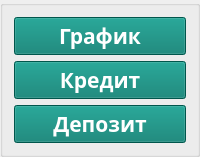
     <widget class="QGroupBox" name="groupBox2">
      <property name="title">
       <string/>
      </property>
      <layout class="QVBoxLayout" name="verticalLayout_3" stretch="0,0,0">
       <property name="spacing">
        <number>-1</number>
       </property>
       <item>
        <widget class="QPushButton" name="Graph">
         <property name="palette">
          <palette>
           <active>
            <colorrole role="WindowText">
             <brush brushstyle="SolidPattern">
              <color alpha="255">
               <red>255</red>
               <green>255</green>
               <blue>255</blue>
              </color>
             </brush>
            </colorrole>
            <colorrole role="Button">
             <brush brushstyle="SolidPattern">
              <color alpha="255">
               <red>0</red>
               <green>121</green>
               <blue>107</blue>
              </color>
             </brush>
            </colorrole>
            <colorrole role="Light">
             <brush brushstyle="SolidPattern">
              <color alpha="255">
               <red>222</red>
               <green>11</green>
               <blue>0</blue>
              </color>
             </brush>
            </colorrole>
            <colorrole role="Text">
             <brush brushstyle="SolidPattern">
              <color alpha="255">
               <red>255</red>
               <green>255</green>
               <blue>255</blue>
              </color>
             </brush>
            </colorrole>
            <colorrole role="ButtonText">
             <brush brushstyle="SolidPattern">
              <color alpha="255">
               <red>255</red>
               <green>255</green>
               <blue>255</blue>
              </color>
             </brush>
            </colorrole>
            <colorrole role="Base">
             <brush brushstyle="SolidPattern">
              <color alpha="255">
               <red>0</red>
               <green>121</green>
               <blue>107</blue>
              </color>
             </brush>
            </colorrole>
            <colorrole role="Window">
             <brush brushstyle="SolidPattern">
              <color alpha="255">
               <red>0</red>
               <green>121</green>
               <blue>107</blue>
              </color>
             </brush>
            </colorrole>
            <colorrole role="Link">
             <brush brushstyle="SolidPattern">
              <color alpha="255">
               <red>53</red>
               <green>239</green>
               <blue>53</blue>
              </color>
             </brush>
            </colorrole>
            <colorrole role="LinkVisited">
             <brush brushstyle="SolidPattern">
              <color alpha="255">
               <red>100</red>
               <green>248</green>
               <blue>0</blue>
              </color>
             </brush>
            </colorrole>
            <colorrole role="PlaceholderText">
             <brush brushstyle="SolidPattern">
              <color alpha="255">
               <red>255</red>
               <green>255</green>
               <blue>255</blue>
              </color>
             </brush>
            </colorrole>
           </active>
           <inactive>
            <colorrole role="WindowText">
             <brush brushstyle="SolidPattern">
              <color alpha="255">
               <red>255</red>
               <green>255</green>
               <blue>255</blue>
              </color>
             </brush>
            </colorrole>
            <colorrole role="Button">
             <brush brushstyle="SolidPattern">
              <color alpha="255">
               <red>0</red>
               <green>121</green>
               <blue>107</blue>
              </color>
             </brush>
            </colorrole>
            <colorrole role="Light">
             <brush brushstyle="SolidPattern">
              <color alpha="255">
               <red>55</red>
               <green>55</green>
               <blue>55</blue>
              </color>
             </brush>
            </colorrole>
            <colorrole role="Text">
             <brush brushstyle="SolidPattern">
              <color alpha="255">
               <red>255</red>
               <green>255</green>
               <blue>255</blue>
              </color>
             </brush>
            </colorrole>
            <colorrole role="ButtonText">
             <brush brushstyle="SolidPattern">
              <color alpha="255">
               <red>255</red>
               <green>255</green>
               <blue>255</blue>
              </color>
             </brush>
            </colorrole>
            <colorrole role="Base">
             <brush brushstyle="SolidPattern">
              <color alpha="255">
               <red>0</red>
               <green>121</green>
               <blue>107</blue>
              </color>
             </brush>
            </colorrole>
            <colorrole role="Window">
             <brush brushstyle="SolidPattern">
              <color alpha="255">
               <red>0</red>
               <green>121</green>
               <blue>107</blue>
              </color>
             </brush>
            </colorrole>
            <colorrole role="Link">
             <brush brushstyle="SolidPattern">
              <color alpha="255">
               <red>0</red>
               <green>122</green>
               <blue>244</blue>
              </color>
             </brush>
            </colorrole>
            <colorrole role="LinkVisited">
             <brush brushstyle="SolidPattern">
              <color alpha="255">
               <red>165</red>
               <green>122</green>
               <blue>255</blue>
              </color>
             </brush>
            </colorrole>
            <colorrole role="PlaceholderText">
             <brush brushstyle="SolidPattern">
              <color alpha="255">
               <red>255</red>
               <green>255</green>
               <blue>255</blue>
              </color>
             </brush>
            </colorrole>
           </inactive>
           <disabled>
            <colorrole role="WindowText">
             <brush brushstyle="SolidPattern">
              <color alpha="255">
               <red>255</red>
               <green>255</green>
               <blue>255</blue>
              </color>
             </brush>
            </colorrole>
            <colorrole role="Button">
             <brush brushstyle="SolidPattern">
              <color alpha="255">
               <red>0</red>
               <green>121</green>
               <blue>107</blue>
              </color>
             </brush>
            </colorrole>
            <colorrole role="Light">
             <brush brushstyle="SolidPattern">
              <color alpha="255">
               <red>222</red>
               <green>11</green>
               <blue>0</blue>
              </color>
             </brush>
            </colorrole>
            <colorrole role="Text">
             <brush brushstyle="SolidPattern">
              <color alpha="255">
               <red>255</red>
               <green>255</green>
               <blue>255</blue>
              </color>
             </brush>
            </colorrole>
            <colorrole role="ButtonText">
             <brush brushstyle="SolidPattern">
              <color alpha="255">
               <red>255</red>
               <green>255</green>
               <blue>255</blue>
              </color>
             </brush>
            </colorrole>
            <colorrole role="Base">
             <brush brushstyle="SolidPattern">
              <color alpha="255">
               <red>0</red>
               <green>121</green>
               <blue>107</blue>
              </color>
             </brush>
            </colorrole>
            <colorrole role="Window">
             <brush brushstyle="SolidPattern">
              <color alpha="255">
               <red>0</red>
               <green>121</green>
               <blue>107</blue>
              </color>
             </brush>
            </colorrole>
            <colorrole role="Link">
             <brush brushstyle="SolidPattern">
              <color alpha="255">
               <red>0</red>
               <green>122</green>
               <blue>244</blue>
              </color>
             </brush>
            </colorrole>
            <colorrole role="LinkVisited">
             <brush brushstyle="SolidPattern">
              <color alpha="255">
               <red>165</red>
               <green>122</green>
               <blue>255</blue>
              </color>
             </brush>
            </colorrole>
            <colorrole role="PlaceholderText">
             <brush brushstyle="SolidPattern">
              <color alpha="255">
               <red>255</red>
               <green>255</green>
               <blue>255</blue>
              </color>
             </brush>
            </colorrole>
           </disabled>
          </palette>
         </property>
         <property name="font">
          <font>
           <family>PT Sans Caption</family>
           <pointsize>16</pointsize>
           <italic>false</italic>
           <bold>true</bold>
           <kerning>true</kerning>
          </font>
         </property>
         <property name="layoutDirection">
          <enum>Qt::RightToLeft</enum>
         </property>
         <property name="styleSheet">
          <string notr="true">QPushButton {
	color: #FFFFFF;
	background-color: #00796B
}
QPushButton:pressed {
	color: #FFFFFF;
	background-color: #00645A
}

</string>
         </property>
         <property name="text">
          <string>График</string>
         </property>
         <property name="icon">
          <iconset resource="../assets/icons/icons.qrc">
           <normaloff>:/monitoring.png</normaloff>:/monitoring.png</iconset>
         </property>
         <property name="iconSize">
          <size>
           <width>20</width>
           <height>20</height>
          </size>
         </property>
        </widget>
       </item>
       <item>
        <widget class="QPushButton" name="Credit">
         <property name="font">
          <font>
           <family>PT Sans Caption</family>
           <pointsize>16</pointsize>
           <italic>false</italic>
           <bold>true</bold>
           <kerning>true</kerning>
          </font>
         </property>
         <property name="layoutDirection">
          <enum>Qt::RightToLeft</enum>
         </property>
         <property name="styleSheet">
          <string notr="true">QPushButton {
	color: #FFFFFF;
	background-color: #00796B
}
QPushButton:pressed {
	color: #FFFFFF;
	background-color: #00645A
}

</string>
         </property>
         <property name="text">
          <string>Кредит</string>
         </property>
         <property name="icon">
          <iconset resource="../assets/icons/icons.qrc">
           <normaloff>:/credit_card.png</normaloff>:/credit_card.png</iconset>
         </property>
         <property name="iconSize">
          <size>
           <width>20</width>
           <height>20</height>
          </size>
         </property>
        </widget>
       </item>
       <item>
        <widget class="QPushButton" name="Deposit">
         <property name="font">
          <font>
           <family>PT Sans Caption</family>
           <pointsize>16</pointsize>
           <italic>false</italic>
           <bold>true</bold>
           <kerning>true</kerning>
          </font>
         </property>
         <property name="layoutDirection">
          <enum>Qt::RightToLeft</enum>
         </property>
         <property name="styleSheet">
          <string notr="true">QPushButton {
	color: #FFFFFF;
	background-color: #00796B
}
QPushButton:pressed {
	color: #FFFFFF;
	background-color: #00645A
}

</string>
         </property>
         <property name="text">
          <string>Депозит</string>
         </property>
         <property name="icon">
          <iconset resource="../assets/icons/icons.qrc">
           <normaloff>:/savings.png</normaloff>:/savings.png</iconset>
         </property>
         <property name="iconSize">
          <size>
           <width>20</width>
           <height>20</height>
          </size>
         </property>
        </widget>
       </item>
      </layout>
     </widget>
